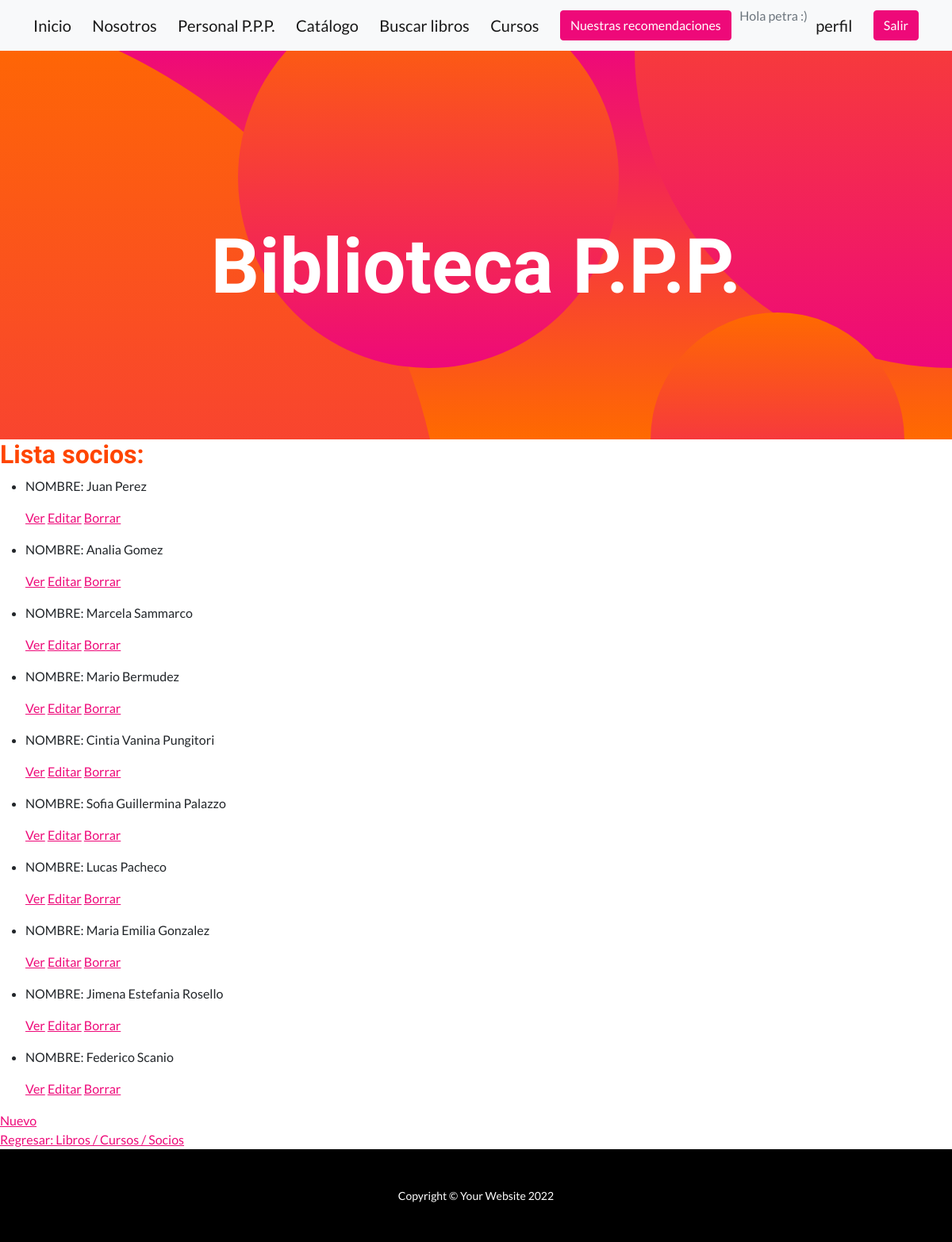
The app's page /listaSocios/ (signed in) with its own data.
### app_biblioteca/models.py (models this page shows, shortened)
class Socio(models.Model):
    nombre= models.CharField(max_length=40)
    documento= models.IntegerField()
    mail= models.EmailField()
    telefono= models.IntegerField()

### app_biblioteca/views.py (the view)
# urls.py: path('listaSocios/', views.SocioList.as_view(), name='List'),
class SocioList (LoginRequiredMixin, ListView):
    model = Socio
    template_name= "socio_list.html"

### app_biblioteca/templates/socio_list.html
{% extends "padre.html" %}
{% load static %}
{% block ContenidoQueCambia %}
    <h2 style="color:orangered">Lista socios:</h2>
    <ul>
        {% for socio in object_list %}
        <li>
            <p> NOMBRE: {{ socio.nombre }}</p>
            <p>
                <a href="{% url 'Detail' socio.id %}">Ver</a>
                <a href="{% url 'Edit' socio.id %}">Editar</a>
                <a href="{% url 'Delete' socio.id %}">Borrar</a>
            </p>
        </li>
        {% endfor %}
    </ul>
    <a href="{% url 'New' %}">Nuevo</a>
    <br>
    <a href="{% url 'accesoastaff' %}">Regresar: Libros / Cursos / Socios</a>
{% endblock %}

### app_biblioteca/templates/padre.html (shortened to what this page needs)
<!DOCTYPE html>
<html lang="en">
    <head>
        {% load static %}
        <link href="{%static 'app_biblioteca/css/styles.css' %}" rel="stylesheet" />
    </head>
    <body id="page-top">
        <nav class="navbar navbar-light bg-light static-top">
            <div class="container">
                <a class="navbar-brand" href="{% url 'inicio' %}">Inicio</a>
                <a class="navbar-brand" href="{% url 'nosotros' %}">Nosotros</a>
                {% if user.is_staff == 1 %}
                <a class="navbar-brand" href="{% url 'accesoastaff' %}">Personal P.P.P.</a>
                {% endif %}
                <a class="navbar-brand" href="{% url 'catalogo' %}">Catálogo</a>
                <a class="navbar-brand" href="{% url 'buscarlibro' %}">Buscar libros</a>
                <a class="navbar-brand" href="{% url 'listadocursos' %}">Cursos</a>
                {% if request.user.is_authenticated %}
                <a class="btn btn-primary" href="{% url 'postlist' %}">Nuestras recomendaciones</a>
                {% endif %}
                {% if request.user.is_authenticated %}
                <p class="text-muted mb-4 mb-lg-0>">Hola {{user.username}} :)</p>
                <a class="navbar-brand" href="{% url 'perfil' %}">perfil</a>
                {% endif %}
                {% if request.user.is_authenticated %}
                <a class="btn btn-primary" href="{% url 'Logout' %}">Salir</a>
                {% endif %}
            </div>
        </nav>
        <header class="masthead text-center text-white">
            <div class="masthead-content">
                <div class="container px-5">
                    <h3 class="masthead-heading mb-0">Biblioteca P.P.P.</h3>
                </div>
            </div>
            <div class="bg-circle-1 bg-circle"></div>
            <div class="bg-circle-2 bg-circle"></div>
            <div class="bg-circle-3 bg-circle"></div>
            <div class="bg-circle-4 bg-circle"></div>
        </header>
        {% block ContenidoQueCambia %}{% endblock %}
        <footer class="py-5 bg-black">
            <div class="container px-5"><p class="m-0 text-center text-white small">Copyright &copy; Your Website 2022</p></div>
        </footer>
    </body>
</html>

### records on screen
Socio: nombre "Juan Perez"
Socio: nombre "Analia Gomez"
Socio: nombre "Marcela Sammarco"
Socio: nombre "Mario Bermudez"
Socio: nombre "Cintia Vanina Pungitori"
Socio: nombre "Sofia Guillermina Palazzo"
Socio: nombre "Lucas Pacheco"
Socio: nombre "Maria Emilia Gonzalez"
Socio: nombre "Jimena Estefania Rosello"
Socio: nombre "Federico Scanio"

### other values on screen
{{ user.username }} "petra"
